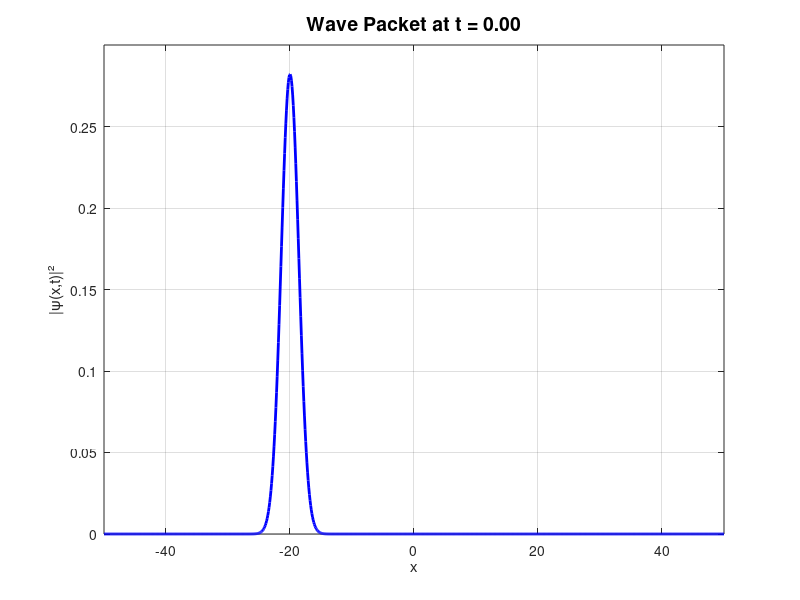

The MATLAB script that drew this image: (Note: this script raises an error after producing the figure.)
% Simulates a moving Gaussian wave packet 

x = linspace(-50, 50, 1000);
x0 = -20;       
sigma = 2;      
k0 = 5;         
hbar = 1;  % Reduced Planck's constant
m = 1;          
t_total = 1;    
nFrames = 40;
t = linspace(0, t_total, nFrames);
frames(nFrames) = struct('cdata', [], 'colormap', []);
fig = figure('Color','w');
filename = 'wavepacket.gif';
for i = 1:nFrames
    ti = t(i);
    normalization = (1/(pi * sigma^2))^0.25;
    envelope = exp(-(x - (x0 + (hbar * k0 / m) * ti)).^2 / (2 * sigma^2));
    phase = exp(1i * (k0 * x - (hbar * k0^2 / (2 * m)) * ti));
    psi = normalization * envelope .* phase;
    y = abs(psi).^2;
plot(x, y, 'b', 'LineWidth', 2);
    xlim([-50, 50]); ylim([0, 0.3]);
    xlabel('x'); ylabel('|ψ(x,t)|²');
    title(sprintf('Wave Packet at t = %.2f', ti), 'FontSize', 14);
    grid on; 
    drawnow;

    frame = getframe(fig);
    img = frame2im(frame);
    [imind, cm] = rgb2ind(img, 256);

    if i == 1
        imwrite(imind, cm, filename, 'gif', 'Loopcount', inf, 'DelayTime', 0.1);
    else
        imwrite(imind, cm, filename, 'gif', 'WriteMode', 'append', 'DelayTime', 0.1);
    end
end

disp(['GIF saved as ', filename]);
